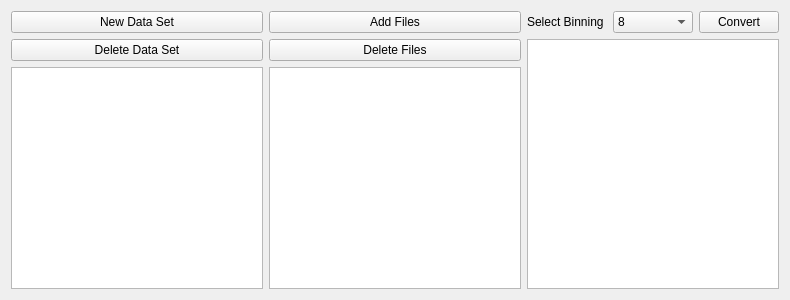
<?xml version="1.0" encoding="UTF-8"?>
<ui version="4.0">
 <class>Form</class>
 <widget class="QWidget" name="Form">
  <property name="geometry">
   <rect>
    <x>0</x>
    <y>0</y>
    <width>790</width>
    <height>300</height>
   </rect>
  </property>
  <property name="sizePolicy">
   <sizepolicy hsizetype="Expanding" vsizetype="Fixed">
    <horstretch>0</horstretch>
    <verstretch>0</verstretch>
   </sizepolicy>
  </property>
  <property name="windowTitle">
   <string>Form</string>
  </property>
  <property name="styleSheet">
   <string notr="true"/>
  </property>
  <layout class="QHBoxLayout" name="horizontalLayout_3" stretch="0">
   <item>
    <layout class="QHBoxLayout" name="horizontalLayout_2" stretch="1,1,1">
     <property name="sizeConstraint">
      <enum>QLayout::SetNoConstraint</enum>
     </property>
     <item>
      <layout class="QVBoxLayout" name="verticalLayout" stretch="0,0,1">
       <property name="sizeConstraint">
        <enum>QLayout::SetDefaultConstraint</enum>
       </property>
       <item>
        <widget class="QPushButton" name="DataSet_NewDataSet_button">
         <property name="toolTip">
          <string>Create new DataSet</string>
         </property>
         <property name="statusTip">
          <string>Create new DataSet</string>
         </property>
         <property name="text">
          <string>New Data Set</string>
         </property>
        </widget>
       </item>
       <item>
        <widget class="QPushButton" name="DataSet_DeleteDataSet_button">
         <property name="toolTip">
          <string>Delete selected DataSet</string>
         </property>
         <property name="statusTip">
          <string>Delete selected DataSet</string>
         </property>
         <property name="text">
          <string>Delete Data Set</string>
         </property>
        </widget>
       </item>
       <item>
        <widget class="QListView" name="DataSet_DataSets_listView">
         <property name="toolTip">
          <string>List of DataSets</string>
         </property>
         <property name="statusTip">
          <string>List of DataSets</string>
         </property>
         <property name="dragEnabled">
          <bool>false</bool>
         </property>
         <property name="dragDropMode">
          <enum>QAbstractItemView::NoDragDrop</enum>
         </property>
         <property name="defaultDropAction">
          <enum>Qt::CopyAction</enum>
         </property>
         <property name="alternatingRowColors">
          <bool>true</bool>
         </property>
         <property name="selectionMode">
          <enum>QAbstractItemView::SingleSelection</enum>
         </property>
         <property name="movement">
          <enum>QListView::Static</enum>
         </property>
        </widget>
       </item>
      </layout>
     </item>
     <item>
      <layout class="QVBoxLayout" name="verticalLayout_2" stretch="0,0,1">
       <property name="sizeConstraint">
        <enum>QLayout::SetDefaultConstraint</enum>
       </property>
       <item>
        <widget class="QPushButton" name="DataSet_AddFiles_button">
         <property name="toolTip">
          <string>Add DataFile(s)</string>
         </property>
         <property name="statusTip">
          <string>Add DataFile(s)</string>
         </property>
         <property name="text">
          <string>Add Files</string>
         </property>
        </widget>
       </item>
       <item>
        <widget class="QPushButton" name="DataSet_DeleteFiles_button">
         <property name="toolTip">
          <string>Delete selected DataFile(s)</string>
         </property>
         <property name="statusTip">
          <string>Delete selected DataFile(s)</string>
         </property>
         <property name="text">
          <string>Delete Files</string>
         </property>
        </widget>
       </item>
       <item>
        <widget class="QListView" name="DataSet_filenames_listView">
         <property name="toolTip">
          <string>List of DataFIle(s) in selected DataSet</string>
         </property>
         <property name="statusTip">
          <string>List of DataFIle(s) in selected DataSet</string>
         </property>
         <property name="editTriggers">
          <set>QAbstractItemView::DoubleClicked|QAbstractItemView::EditKeyPressed</set>
         </property>
         <property name="dragDropMode">
          <enum>QAbstractItemView::NoDragDrop</enum>
         </property>
         <property name="alternatingRowColors">
          <bool>true</bool>
         </property>
         <property name="selectionMode">
          <enum>QAbstractItemView::ExtendedSelection</enum>
         </property>
        </widget>
       </item>
      </layout>
     </item>
     <item>
      <layout class="QVBoxLayout" name="verticalLayout_3" stretch="0,1">
       <item>
        <layout class="QHBoxLayout" name="horizontalLayout">
         <item>
          <widget class="QLabel" name="label_2">
           <property name="toolTip">
            <string>Select binning for conversion of DataSet</string>
           </property>
           <property name="statusTip">
            <string>Select binning for conversion of DataSet</string>
           </property>
           <property name="text">
            <string>Select Binning</string>
           </property>
          </widget>
         </item>
         <item>
          <widget class="QComboBox" name="DataSet_binning_comboBox">
           <property name="toolTip">
            <string>Select binning for conversion of DataSet</string>
           </property>
           <property name="statusTip">
            <string>Select binning for conversion of DataSet</string>
           </property>
           <property name="currentIndex">
            <number>2</number>
           </property>
           <item>
            <property name="text">
             <string>1</string>
            </property>
           </item>
           <item>
            <property name="text">
             <string>3</string>
            </property>
           </item>
           <item>
            <property name="text">
             <string>8</string>
            </property>
           </item>
          </widget>
         </item>
         <item>
          <widget class="QPushButton" name="DataSet_convertData_button">
           <property name="toolTip">
            <string>Convert selected DataSet</string>
           </property>
           <property name="statusTip">
            <string>Convert selected DataSet</string>
           </property>
           <property name="text">
            <string>Convert</string>
           </property>
          </widget>
         </item>
        </layout>
       </item>
       <item>
        <widget class="QListView" name="DataSet_fileAttributs_listView">
         <property name="sizePolicy">
          <sizepolicy hsizetype="Preferred" vsizetype="Expanding">
           <horstretch>0</horstretch>
           <verstretch>0</verstretch>
          </sizepolicy>
         </property>
         <property name="toolTip">
          <string>List of properties of selected DataFile(s)</string>
         </property>
         <property name="statusTip">
          <string>List of properties of selected DataFile(s)</string>
         </property>
         <property name="sizeAdjustPolicy">
          <enum>QAbstractScrollArea::AdjustIgnored</enum>
         </property>
         <property name="editTriggers">
          <set>QAbstractItemView::NoEditTriggers</set>
         </property>
         <property name="dragEnabled">
          <bool>false</bool>
         </property>
         <property name="dragDropMode">
          <enum>QAbstractItemView::DropOnly</enum>
         </property>
         <property name="defaultDropAction">
          <enum>Qt::IgnoreAction</enum>
         </property>
         <property name="alternatingRowColors">
          <bool>true</bool>
         </property>
         <property name="selectionMode">
          <enum>QAbstractItemView::NoSelection</enum>
         </property>
         <property name="selectionBehavior">
          <enum>QAbstractItemView::SelectItems</enum>
         </property>
         <property name="movement">
          <enum>QListView::Static</enum>
         </property>
        </widget>
       </item>
      </layout>
     </item>
    </layout>
   </item>
  </layout>
 </widget>
 <resources/>
 <connections/>
</ui>
